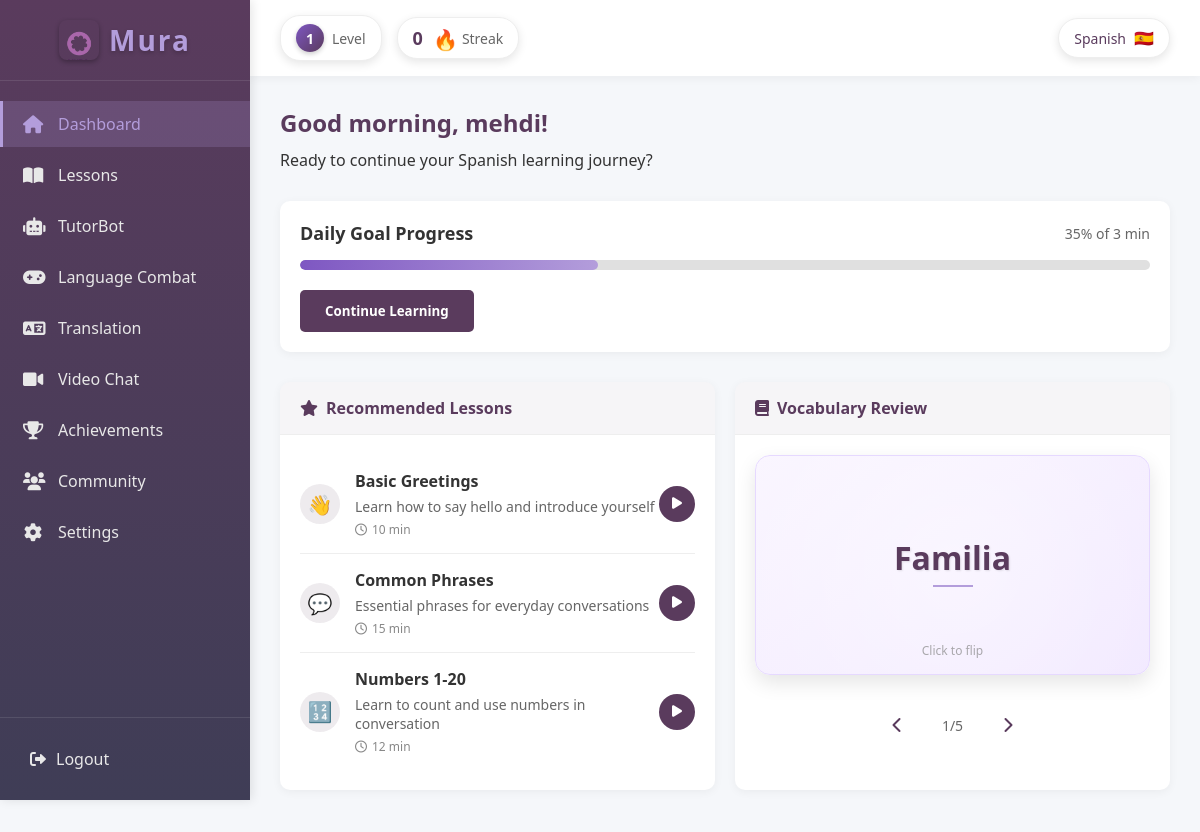
Page /Dashboard/dashboard.php (signed in) on the committed database.
### tables this page shows
CREATE TABLE `users` (
  `user_ID` int(11) NOT NULL,
  `username` varchar(50) NOT NULL,
  `profile_picture` varchar(255) DEFAULT NULL,
  `email` varchar(40) NOT NULL,
  `password` varchar(100) NOT NULL,
  `onboarding_complete` tinyint(1) DEFAULT 0
);

CREATE TABLE `user_onboarding` (
  `onboarding_id` int(11) NOT NULL,
  `user_ID` int(11) NOT NULL,
  `selected_language` varchar(50) DEFAULT NULL,
  `reason` varchar(255) DEFAULT NULL,
  `daily_goal` varchar(255) DEFAULT NULL,
  `proficiency_level` varchar(20) DEFAULT NULL,
  `is_complete` tinyint(1) DEFAULT 0,
  `created_at` timestamp NOT NULL DEFAULT current_timestamp(),
  `updated_at` timestamp NOT NULL DEFAULT current_timestamp() ON UPDATE current_timestamp()
);

CREATE TABLE `learner` (
  `learner_ID` int(11) NOT NULL,
  `user_ID` int(11) NOT NULL,
  `first_name` varchar(50) NOT NULL,
  `last_name` varchar(50) NOT NULL,
  `date_of_birth` date NOT NULL,
  `phone_number` int(10) NOT NULL,
  `gender` enum('male','female') NOT NULL,
  `address` varchar(100) NOT NULL,
  `date_of_registrations` timestamp NOT NULL DEFAULT current_timestamp()
);

### Dashboard/dashboard.php (the view, shortened to what this page needs)
<?php
require_once '../Configurations/db.php';
$user_id = $_SESSION['user_id'];
$stmt = $conn->prepare("
    SELECT u.username, u.onboarding_complete, uo.selected_language, uo.daily_goal, uo.proficiency_level,
           l.first_name, l.last_name
    FROM users u
    LEFT JOIN user_onboarding uo ON u.user_ID = uo.user_ID
    LEFT JOIN learner l ON u.user_ID = l.user_ID
    WHERE u.user_ID = ?
");
$stmt->bind_param("i", $user_id);
$stmt->execute();
$result = $stmt->get_result();
$user = $result->fetch_assoc();
$first_name = $user['first_name'] ?? 'mehdi';
$selected_language = $user['selected_language'] ?? 'Spanish';
$daily_goal = $user['daily_goal'] ?? '3 min';
$daily_progress = 35;
$user_level = 1;
function getLanguageFlag($language) {
    $flags = [
        'Spanish' => '🇪🇸',
        'French' => '🇫🇷',
        'English' => '🇬🇧',
        'German' => '🇩🇪',
        'Italian' => '🇮🇹',
        'Portuguese' => '🇵🇹',
        'Russian' => '🇷🇺',
        'Japanese' => '🇯🇵',
        'Chinese' => '🇨🇳',
        'Korean' => '🇰🇷',
        'Arabic' => '🇸🇦',
    ];
    return $flags[$language] ?? '🌐';
}
$hour = date('H');
if ($hour < 12) {
    $greeting = "Good morning";
} elseif ($hour < 18) {
    $greeting = "Good afternoon";
} else {
    $greeting = "Good evening";
}
$recommendedLessons = [
    [
        'title' => 'Basic Greetings',
        'description' => 'Learn how to say hello and introduce yourself',
        'duration' => '10 min',
        'icon' => '👋'
    ],
    [
        'title' => 'Common Phrases',
        'description' => 'Essential phrases for everyday conversations',
        'duration' => '15 min',
        'icon' => '💬'
    ],
    [
        'title' => 'Numbers 1-20',
        'description' => 'Learn to count and use numbers in conversation',
        'duration' => '12 min',
        'icon' => '🔢'
    ]
];
function getRandomVocabularyWords($language, $count = 5) {
    $wordsForLanguage = $allWords[$language] ?? $allWords['Spanish'];
    shuffle($wordsForLanguage);
    return array_slice($wordsForLanguage, 0, $count);
}
$vocabularyWords = getRandomVocabularyWords($selected_language);
?>
<!DOCTYPE html>
<html lang="en">
<head>
    <link rel="stylesheet" href="../css/dashboard.css">
    <link rel="stylesheet" href="https://cdnjs.cloudflare.com/ajax/libs/font-awesome/6.0.0-beta3/css/all.min.css">
</head>
<body>
    <div class="app-container">
        <div class="sidebar">
            <div class="logo">
                <div class="logo-container">
                    <div class="mura-logo">
                        <img src="../image/mura.png" alt="Mura Logo">
                    </div>
                    <h1>Mura</h1>
                </div>
            </div>
            <nav class="sidebar-nav">
                <ul>
                    <li class="nav-item active">
                        <a href="dashboard.php">
                            <i class="fas fa-home"></i>
                            Dashboard
                        </a>
                    </li>
                    <li class="nav-item">
                        <a href="#">
                            <i class="fas fa-book-open"></i>
                            Lessons
                        </a>
                    </li>
                    <li class="nav-item">
                        <a href="../chatai/chatai.php">
                            <i class="fas fa-robot"></i>
                            TutorBot
                        </a>
                    </li>
                    <li class="nav-item">
                        <a href="../Game/index.php">
                            <i class="fas fa-gamepad"></i>
                            Language Combat
                        </a>
                    </li>
                    <li class="nav-item">
                        <a href="translation.php">
                            <i class="fas fa-language"></i>
                            Translation
                        </a>
                    </li>
                    <li class="nav-item">
                        <a href="../ChatRoom/videochat.php">
                            <i class="fas fa-video"></i>
                            Video Chat
                        </a>
                    </li>
                    <li class="nav-item">
                        <a href="#">
                            <i class="fas fa-trophy"></i>
                            Achievements
                        </a>
                    </li>
                    <li class="nav-item">
                        <a href="../community/community.php">
                            <i class="fas fa-users"></i>
                            Community
                        </a>
                    </li>
                    <li class="nav-item">
                        <a href="#">
                            <i class="fas fa-cog"></i>
                            Settings
                        </a>
                    </li>
                </ul>
            </nav>
            <div class="sidebar-footer">
                <a href="logout.php" class="logout-btn">
                    <i class="fas fa-sign-out-alt"></i>
                    Logout
                </a>
            </div>
        </div>
        <div class="main-content">
            <div class="top-bar">
                <div class="left-stats">
                    <div class="level-indicator">
                        <div class="level-badge">
                            <span class="level-number"><?php echo $user_level; ?></span>
                        </div>
                        <span class="level-label">Level</span>
                    </div>
                    <div class="streak-counter">
                        <span class="streak-number">0</span>
                        <div class="streak-icon">
                            <span class="fire-emoji">🔥</span>
                        </div>
                        <span class="streak-label">Streak</span>
                    </div>
                </div>
                <div class="language-indicator">
                    <span class="language-name"><?php echo htmlspecialchars($selected_language); ?></span>
                    <div class="language-flag">
                        <span><?php echo getLanguageFlag($selected_language); ?></span>
                    </div>
                </div>
            </div>
            <div class="content">
                <div class="welcome-section">
                    <h2><?php echo $greeting; ?>, <?php echo htmlspecialchars($first_name); ?>!</h2>
                    <p>Ready to continue your <?php echo htmlspecialchars($selected_language); ?> learning journey?</p>
                </div>
                <div class="daily-goal-section">
                    <div class="daily-goal-header">
                        <h3>Daily Goal Progress</h3>
                        <span class="daily-goal-info"><?php echo htmlspecialchars($daily_progress); ?>% of <?php echo htmlspecialchars($daily_goal); ?></span>
                    </div>
                    <div class="progress-bar">
                        <div class="progress" style="width: <?php echo $daily_progress; ?>%"></div>
                    </div>
                    <button class="continue-btn pulse-animation">Continue Learning</button>
                </div>
                <div class="dashboard-grid">
                    <div class="dashboard-card recommended-lessons">
                        <div class="card-header">
                            <h3><i class="fas fa-star"></i> Recommended Lessons</h3>
                        </div>
                        <div class="card-content">
                            <ul class="lesson-list">
                                <?php foreach ($recommendedLessons as $lesson): ?>
                                <li class="lesson-item">
                                    <div class="lesson-icon"><?php echo $lesson['icon']; ?></div>
                                    <div class="lesson-details">
                                        <h4><?php echo htmlspecialchars($lesson['title']); ?></h4>
                                        <p><?php echo htmlspecialchars($lesson['description']); ?></p>
                                        <span class="lesson-duration"><i class="far fa-clock"></i> <?php echo htmlspecialchars($lesson['duration']); ?></span>
                                    </div>
                                    <button class="lesson-start-btn"><i class="fas fa-play"></i></button>
                                </li>
                                <?php endforeach; ?>
                            </ul>
                        </div>
                    </div>
                    <div class="dashboard-card vocabulary-review">
        <div class="card-header">
            <h3><i class="fas fa-book"></i> Vocabulary Review</h3>
        </div>
        <div class="card-content">
            <div class="vocabulary-container">
                <div class="flip-card" id="vocabulary-card">
                    <div class="flip-card-inner">
                        <div class="flip-card-front">
                            <span class="vocabulary-word"><?php echo htmlspecialchars($vocabularyWords[0]['word']); ?></span>
                            <p class="vocabulary-hint">Click to flip</p>
                        </div>
                        <div class="flip-card-back">
                            <span class="vocabulary-translation"><?php echo htmlspecialchars($vocabularyWords[0]['translation']); ?></span>
                        </div>
                    </div>
                </div>
                <div class="vocabulary-navigation">
                    <button id="prev-word" class="vocabulary-nav-btn"><i class="fas fa-chevron-left"></i></button>
                    <span id="vocabulary-counter">1/<?php echo count($vocabularyWords); ?></span>
                    <button id="next-word" class="vocabulary-nav-btn"><i class="fas fa-chevron-right"></i></button>
                </div>
            </div>
        </div>
    </div>
                </div>
            </div>
        </div>
    </div>
</body>
</html>

### rows in the picture
users: user_onboarding.selected_language "Spanish", user_onboarding.selected_language "🇪🇸", learner.first_name "mehdi", user_onboarding.daily_goal "3 min", user_onboarding.selected_language "Familia", user_onboarding.selected_language "5"

### other values in the picture
$user_level "1"
$greeting "Good morning"
$daily_progress "35"
$lesson['icon'] "👋"
$lesson['title'] "Basic Greetings"
$lesson['description'] "Learn how to say hello and introduce yourself"
$lesson['duration'] "10 min"
$lesson['icon'] "💬"
$lesson['title'] "Common Phrases"
$lesson['description'] "Essential phrases for everyday conversations"
$lesson['duration'] "15 min"
$lesson['icon'] "🔢"
$lesson['title'] "Numbers 1-20"
$lesson['description'] "Learn to count and use numbers in conversation"
$lesson['duration'] "12 min"
